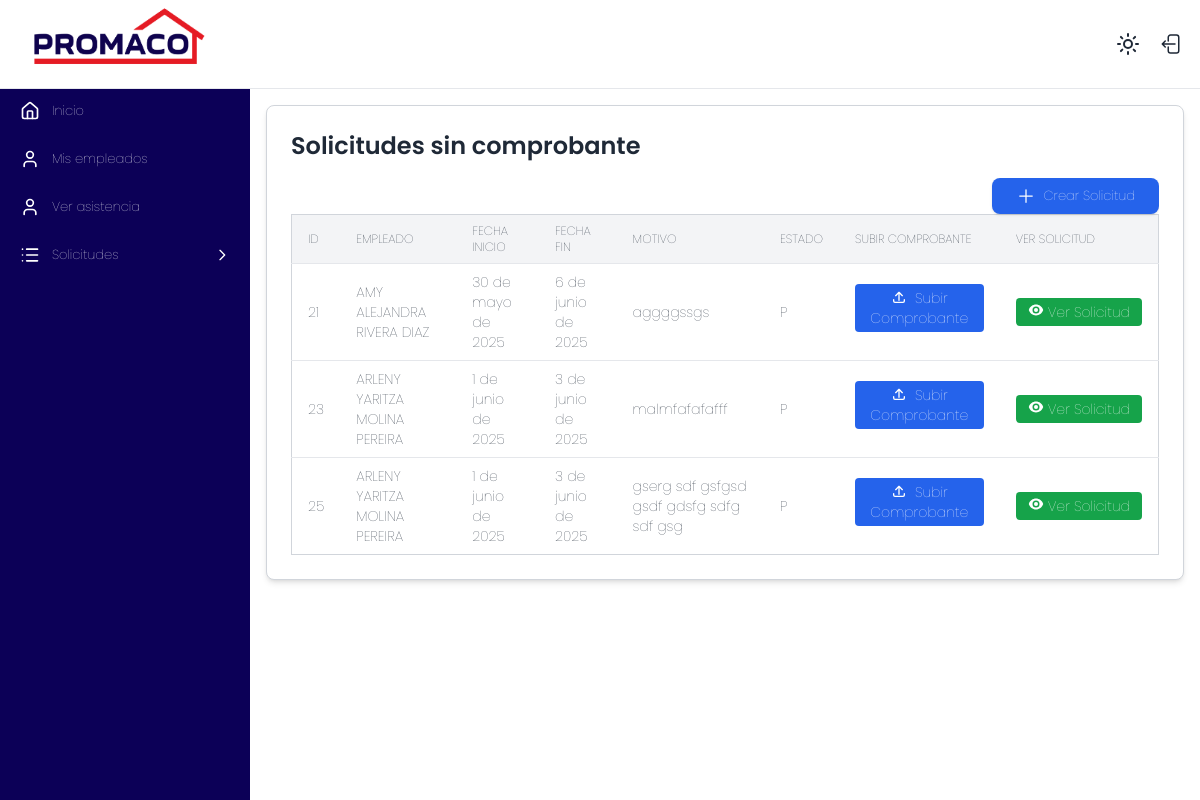
/marcaje/subir_comprobantes/ (signed in), run on an earlier commit of the app's database.
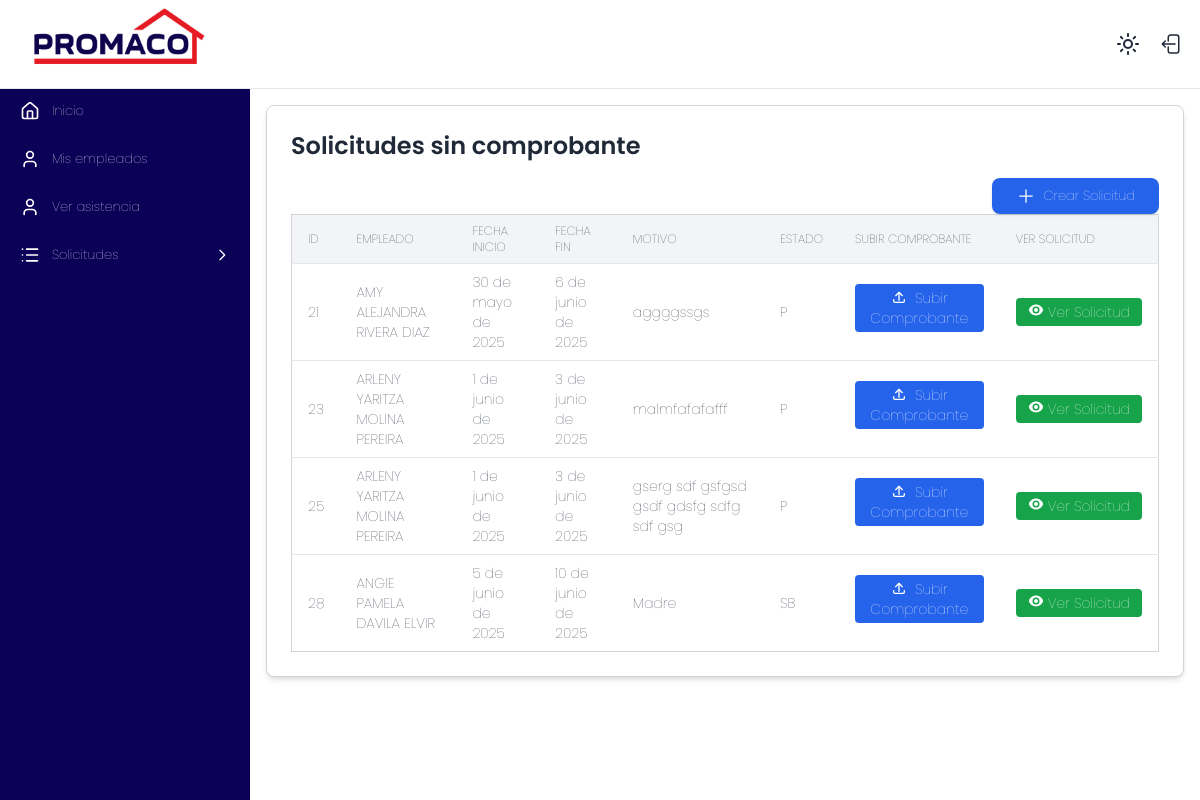
And on a later commit of the database.
### marcaje/models.py (models this page shows, shortened)
class Permisos(models.Model):
    ESTADO_SOLICITUD = [
        ('P', 'Pendiente'),
        ('A', 'Aprobada'),
        ('SB', 'SUBSANADO'),
        ('R', 'Rechazada'),
    ]
    encargado = models.ForeignKey(Empleado, related_name="solicitudes_enviadas", on_delete=models.PROTECT)
    empleado = models.ForeignKey(Empleado, on_delete=models.CASCADE)
    tipo_permiso = models.ForeignKey(TipoPermisos, on_delete=models.PROTECT)
    fecha_inicio = models.DateField()
    fecha_final = models.DateField()
    fecha_solicitud = models.DateField(auto_now_add=True)
    descripcion = models.CharField(max_length=300)
    tiene_comprobante = models.BooleanField(default=False)
    estado_solicitud = models.CharField(choices=ESTADO_SOLICITUD, default='P')
    pendiente_subsanar = models.BooleanField(default=False)
    aprobacion_gerencial = models.BooleanField(default=False)

class Empleado(models.Model):
    user = models.OneToOneField(User, on_delete=models.CASCADE, null=True, blank=True, related_name='empleado_marcaje')
    id_externo = models.IntegerField(unique=True)
    codigo = models.CharField(max_length=20)
    nombre = models.CharField(max_length=100)
    departamento = models.CharField(max_length=100)
    sucursal = models.ForeignKey(Sucursal, on_delete=models.PROTECT)
    es_encargado = models.BooleanField(default=False)
    class Meta:
        verbose_name = "Empleado"
        verbose_name_plural = "Empleados"
        ordering = ['nombre']
    def __str__(self):
        return f"{self.nombre} "

### marcaje/views.py (the view)
        def _wrapped_view(request, *args, **kwargs):
            if not request.user.is_authenticated or not check(request.user):
                raise Http404("Página no encontrada")
            return view_func(request, *args, **kwargs)

### marcaje/context_processors.py (called while the page is built)
def empleados_a_cargo_context(request):
    empleados_cargo = []
    encargado_obj = None
    if request.user.is_authenticated:
        try:
            encargado = Empleado.objects.get(user=request.user)
            encargado_obj = encargado
            if encargado.es_encargado:
                empleados_cargo = Empleado.objects.filter(
                    encargado_asignado__encargado=encargado
                )
        except Empleado.DoesNotExist:
            encargado_obj = None
    return {'empleados_a_cargo_global': empleados_cargo, 'encargado': encargado_obj}

### marcaje/templatetags/auth_extras.py (called while the page is built)
@register.filter(name='has_group')
def has_group(user, group_name):
    return user.groups.filter(name=group_name).exists()

### marcaje/views.py (called while the page is built)
def grupo_requerido(nombre_grupo):
    def check(user):
        return user.groups.filter(name=nombre_grupo).exists()
    def decorator(view_func):
        def _wrapped_view(request, *args, **kwargs):
            if not request.user.is_authenticated or not check(request.user):
                raise Http404("Página no encontrada")
            return view_func(request, *args, **kwargs)
        return _wrapped_view
    return decorator

### marcaje/templates/subir_comprobantes.html (shortened to what this page needs)
{% extends 'base.html' %}
{% block content %}
<div class="w-full max-w-7xl mx-auto bg-white dark:bg-gray-800 p-6 rounded-lg shadow-md border border-gray-300">
  <h2 class="text-2xl font-semibold mb-4 text-gray-800 dark:text-gray-200">Solicitudes sin comprobante</h2>
  <div class="overflow-x-auto">
    <div class="flex justify-end items-end">
            <a href="/marcaje/crear-permiso" class="bg-blue-600 text-white px-6 py-2 rounded-lg shadow hover:bg-blue-700 transition duration-200 flex items-center">
              <svg xmlns="http://www.w3.org/2000/svg" fill="none" viewBox="0 0 24 24" stroke-width="1.5" stroke="currentColor" class="inline w-5 h-5 align-middle mr-2">
                <path stroke-linecap="round" stroke-linejoin="round" d="M12 4.5v15m7.5-7.5h-15" />
              </svg>
              Crear Solicitud
            </a>
        </div>
    <table id="tabla-comprobantes" class="min-w-full text-sm text-left border border-gray-300">
      <thead class="bg-gray-100 dark:bg-gray-600 uppercase text-xs">
        <tr>
          <th class="px-4 py-2">Id</th>
          <th class="px-4 py-2">Empleado</th>
          <th class="px-4 py-2">Fecha Inicio</th>
          <th class="px-4 py-2">Fecha Fin</th>
          <th class="px-4 py-2">Motivo</th>
          <th class="px-4 py-2">Estado</th>
          <th class="px-4 py-2">Subir comprobante</th>
          <th class="px-4 py-2">Ver Solicitud</th>
        </tr>
      </thead>
      <tbody>
        {% for s in solicitudes %}
        <tr id="permiso-{{s.id}}" class="border-t border-gray-200 hover:bg-gray-100 dark:hover:bg-gray-700 transition-colors duration-200">
          <td class="px-4 py-2">{{ s.id }}</td>
          <td class="px-4 py-2">{{ s.empleado }}</td>
          <td class="px-4 py-2">{{ s.fecha_inicio }}</td>
          <td class="px-4 py-2">{{ s.fecha_final }}</td>
          <td class="px-4 py-2">{{ s.descripcion }}</td>
          <td class="px-4 py-2">{{ s.estado_solicitud }}</td>
          <td class="px-4 py-2">
            <button
              class="bg-blue-600 text-white px-3 py-1 rounded hover:bg-blue-700 text-sm hover:text-white transition"
              hx-get="{% url 'form_comprobante' s.id %}"
              hx-target="#formulario-{{ s.id }}"
              hx-swap="innerHTML"
            >
             <svg xmlns="http://www.w3.org/2000/svg" class="inline w-4 h-4 mr-1 -mt-1" fill="none" viewBox="0 0 24 24" stroke="currentColor">
                <path stroke-linecap="round" stroke-linejoin="round" stroke-width="2" d="M4 16v2a2 2 0 002 2h12a2 2 0 002-2v-2M7 10l5-5m0 0l5 5m-5-5v12" />
              </svg>
              Subir Comprobante
            </button>
          </td>
          <td class="px-4 py-2">
            <div class="flex flex-nowrap items-center">
              <a href="{% url 'ficha_permiso' s.id %}" target="_blank" class="bg-green-600 text-white px-3 py-1 rounded hover:bg-green-700 text-sm hover:text-white transition flex items-center whitespace-nowrap">
                Ver Solicitud
              </a>
            </div>
          </td>
        </tr>
        {% empty %}
        <tr>
          <td colspan="5" class="text-center py-4 text-gray-500">No hay solicitudes pendientes de comprobante.</td>
        </tr>
        {% endfor %}
      </tbody>
    </table>
  </div>
</div>
{% endblock %}

What changed in the data, as far as the page shows it:
now on this page (row edited): Permisos: id "28", empleado "ANGIE PAMELA DAVILA ELVIR", fecha_inicio "5 de junio de 2025", fecha_final "10 de junio de 2025", descripcion "Madre", estado_solicitud "SB"
